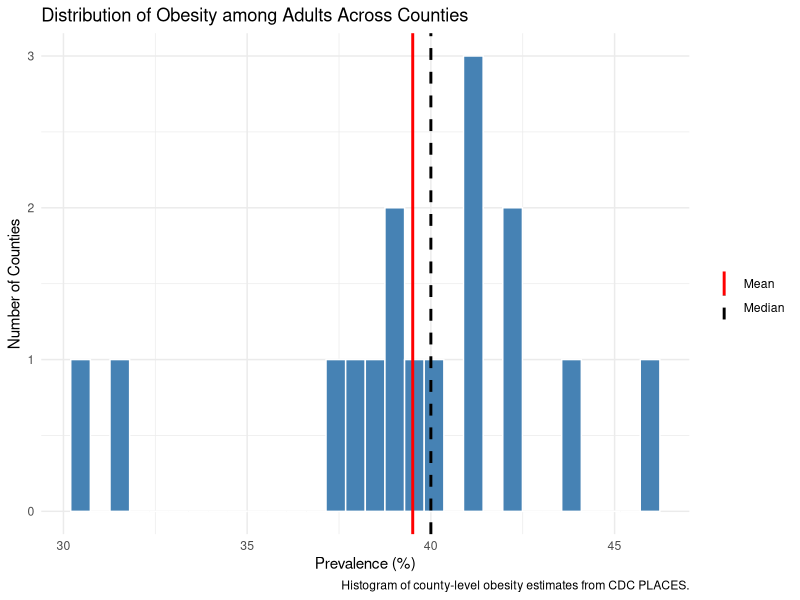
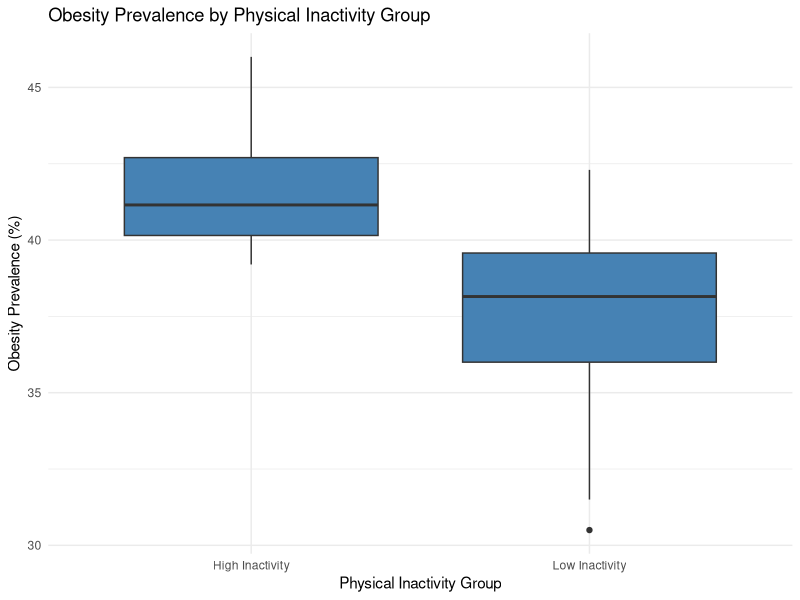
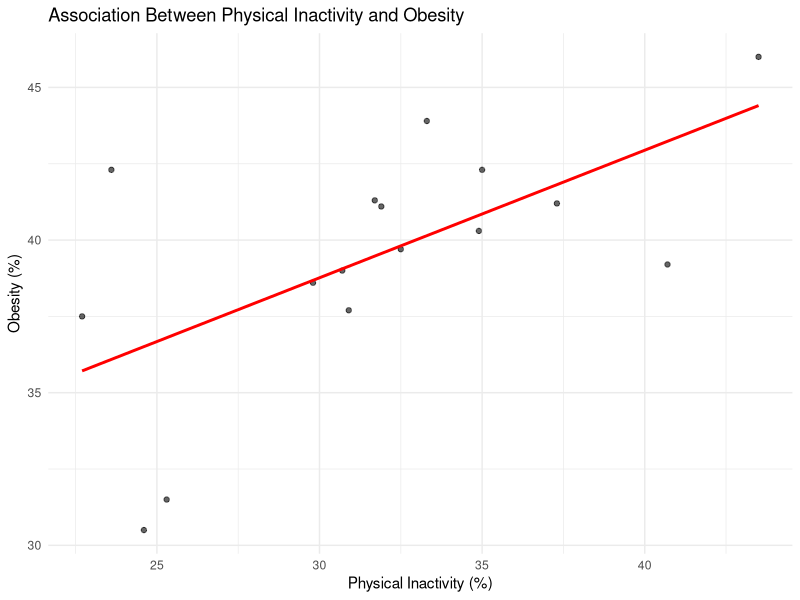
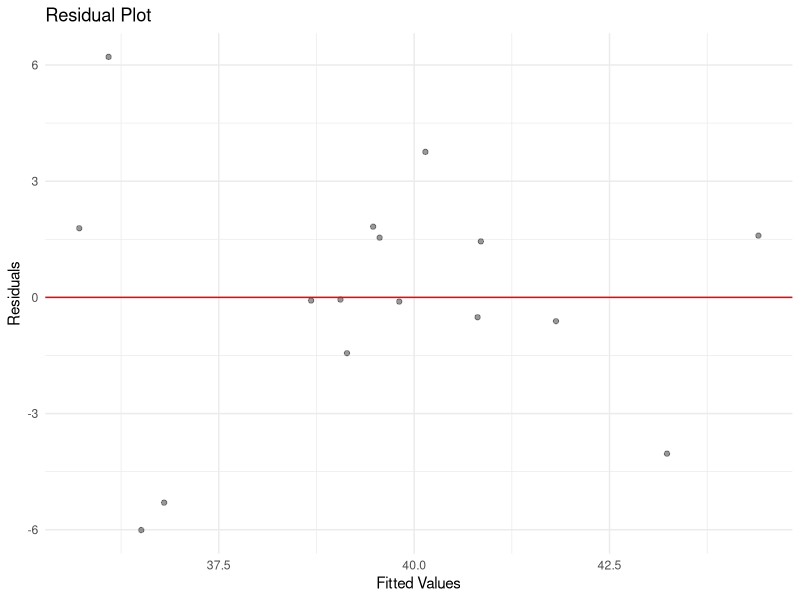
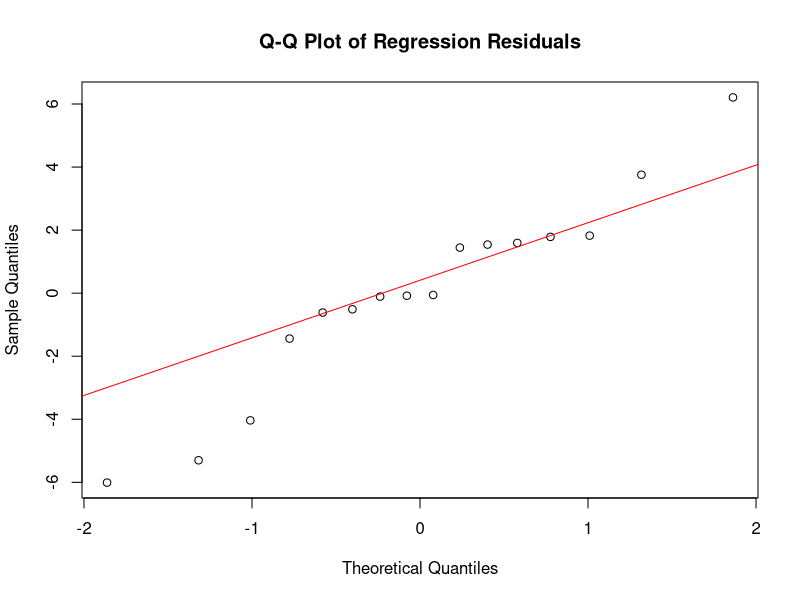
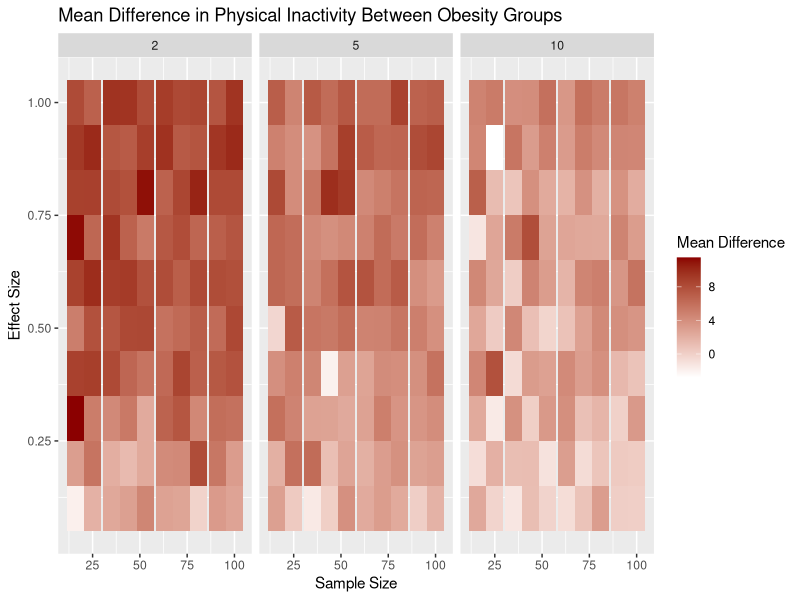

The R script that drew these images, in order:
## ---- chunk 1
knitr::opts_chunk$set(
  echo = TRUE,
  message = FALSE,
  warning = FALSE,
  fig.width = 6.5,
  fig.height = 4.5,
  fig.align = "center"
)
## ---- chunk 2
# Load packages
library(here)
library(ggplot2)
library(dplyr)
library(tidyr)
library(knitr)

# Load data
places_raw <- read.csv(
  here("data", "raw", "PLACES_sample.csv"),
  stringsAsFactors = FALSE
)

# Convert numeric columns safely
to_num <- function(x) {
  x <- trimws(as.character(x))
  x[x %in% c("", "NA", "NaN", "NULL")] <- NA
  suppressWarnings(as.numeric(x))
}

places_raw$Data_Value <- to_num(places_raw$Data_Value)
places_raw$Low_Confidence_Limit <- to_num(places_raw$Low_Confidence_Limit)
places_raw$High_Confidence_Limit <- to_num(places_raw$High_Confidence_Limit)
places_raw$TotalPopulation <- to_num(places_raw$TotalPopulation)
places_raw$Year <- to_num(places_raw$Year)

# Keep crude prevalence estimates from 2023
places_clean <- places_raw %>%
  filter(
    Data_Value_Type == "Crude prevalence",
    Year == 2023
  )

# Select obesity and physical inactivity measures
selected_long <- places_clean %>%
  filter(Measure %in% c(
    "Obesity among adults",
    "No leisure-time physical activity among adults"
  )) %>%
  select(
    StateAbbr,
    LocationName,
    Measure,
    Data_Value
  )

# Convert from long format to wide format
selected <- selected_long %>%
  pivot_wider(
    names_from = Measure,
    values_from = Data_Value,
    values_fn = mean
  ) %>%
  rename(
    State = StateAbbr,
    County = LocationName,
    Obesity = `Obesity among adults`,
    Physical_Inactivity = `No leisure-time physical activity among adults`
  ) %>%
  drop_na(Obesity, Physical_Inactivity)

# Create high/low physical inactivity group using the median
median_inactivity <- median(selected$Physical_Inactivity, na.rm = TRUE)

selected <- selected %>%
  mutate(
    Inactivity_Group = ifelse(
      Physical_Inactivity > median_inactivity,
      "High Inactivity",
      "Low Inactivity"
    )
  )

# Final sample size
n_counties <- nrow(selected)
n_counties
## ---- chunk 3
summary_table <- data.frame(
  Variable = c(
    "Adult obesity prevalence (%)",
    "Physical inactivity prevalence (%)"
  ),
  N = c(
    nrow(selected),
    nrow(selected)
  ),
  Mean = c(
    mean(selected$Obesity, na.rm = TRUE),
    mean(selected$Physical_Inactivity, na.rm = TRUE)
  ),
  SD = c(
    sd(selected$Obesity, na.rm = TRUE),
    sd(selected$Physical_Inactivity, na.rm = TRUE)
  ),
  Median = c(
    median(selected$Obesity, na.rm = TRUE),
    median(selected$Physical_Inactivity, na.rm = TRUE)
  ),
  Min = c(
    min(selected$Obesity, na.rm = TRUE),
    min(selected$Physical_Inactivity, na.rm = TRUE)
  ),
  Max = c(
    max(selected$Obesity, na.rm = TRUE),
    max(selected$Physical_Inactivity, na.rm = TRUE)
  )
)

kable(
  summary_table,
  digits = 2,
  caption = "Descriptive statistics for adult obesity and physical inactivity prevalence."
)
## ---- chunk 4
mean_val <- mean(selected$Obesity, na.rm = TRUE)
median_val <- median(selected$Obesity, na.rm = TRUE)

ggplot(selected, aes(x = Obesity)) +
  geom_histogram(bins = 30, fill = "steelblue", color = "white") +
  geom_vline(aes(xintercept = mean_val, color = "Mean"), linewidth = 1) +
  geom_vline(aes(xintercept = median_val, color = "Median"), linewidth = 1, linetype = "dashed") +
  scale_color_manual(values = c("Mean" = "red", "Median" = "black")) +
  labs(
    title = "Distribution of Obesity among Adults Across Counties",
    x = "Prevalence (%)",
    y = "Number of Counties",
    color = "",
    caption = "Histogram of county-level obesity estimates from CDC PLACES."
  ) +
  theme_minimal()
## ---- chunk 5
group_summary <- selected %>%
  group_by(Inactivity_Group) %>%
  summarise(
    N = n(),
    Mean_Obesity = mean(Obesity, na.rm = TRUE),
    SD = sd(Obesity, na.rm = TRUE),
    Median = median(Obesity, na.rm = TRUE),
    Min = min(Obesity, na.rm = TRUE),
    Max = max(Obesity, na.rm = TRUE),
    .groups = "drop"
  )

kable(
  group_summary,
  digits = 2,
  col.names = c(
    "Inactivity group",
    "N",
    "Mean obesity",
    "SD",
    "Median",
    "Min",
    "Max"
  ),
  caption = "Adult obesity prevalence by physical inactivity group."
)
## ---- chunk 6
ggplot(selected, aes(x = Inactivity_Group, y = Obesity)) +
  geom_boxplot(fill = "steelblue") +
  labs(
    title = "Obesity Prevalence by Physical Inactivity Group",
    x = "Physical Inactivity Group",
    y = "Obesity Prevalence (%)"
  ) +
  theme_minimal()
## ---- chunk 7
ggplot(selected, aes(x = Physical_Inactivity, y = Obesity)) +
  geom_point(alpha = 0.6) +
  geom_smooth(method = "lm", se = FALSE, color = "red") +
  labs(
    title = "Association Between Physical Inactivity and Obesity",
    x = "Physical Inactivity (%)",
    y = "Obesity (%)"
  ) +
  theme_minimal()
## ---- chunk 8
model <- lm(Obesity ~ Physical_Inactivity, data = selected)

model_summary <- summary(model)
coef_table <- summary(model)$coefficients
conf_int <- confint(model)

p_value_formatted <- ifelse(
  coef_table[, "Pr(>|t|)"] < 0.001,
  "<0.001",
  as.character(round(coef_table[, "Pr(>|t|)"], 3))
)

ci_formatted <- paste0(
  round(conf_int[, 1], 3),
  " to ",
  round(conf_int[, 2], 3)
)

regression_results <- data.frame(
  Term = c("Intercept", "Physical inactivity"),
  Estimate = round(coef_table[, "Estimate"], 3),
  `Standard error` = round(coef_table[, "Std. Error"], 3),
  `95% CI` = ci_formatted,
  `p-value` = p_value_formatted,
  row.names = NULL,
  check.names = FALSE
)

kable(
  regression_results,
  caption = "Linear regression results for adult obesity prevalence predicted by physical inactivity."
)

r_squared <- model_summary$r.squared
adj_r_squared <- model_summary$adj.r.squared
slope <- coef(model)[2]
p_value <- coef_table[2, "Pr(>|t|)"]

p_text <- ifelse(
  p_value < 0.001,
  "<0.001",
  as.character(round(p_value, 3))
)
## ---- chunk 9
ggplot(
  data.frame(
    Fitted = fitted(model),
    Residuals = resid(model)
  ),
  aes(x = Fitted, y = Residuals)
) +
  geom_point(alpha = 0.4) +
  geom_hline(yintercept = 0, color = "red") +
  labs(
    title = "Residual Plot",
    x = "Fitted Values",
    y = "Residuals"
  ) +
  theme_minimal()
## ---- chunk 10
qqnorm(
  resid(model),
  main = "Q-Q Plot of Regression Residuals",
  xlab = "Theoretical Quantiles",
  ylab = "Sample Quantiles"
)
qqline(
  resid(model),
  col = "red"
)
## ---- chunk 11
set.seed(123)

simulate_data <- function(effect_size, noise_sd, sample_size) {
  X <- rnorm(
    sample_size,
    mean = mean(selected$Physical_Inactivity, na.rm = TRUE),
    sd = sd(selected$Physical_Inactivity, na.rm = TRUE)
  )
  
  epsilon <- rnorm(sample_size, mean = 0, sd = noise_sd)
  Y <- effect_size * X + 10 + epsilon
  
  sim_data <- data.frame(
    Physical_Inactivity = X,
    Obesity = Y
  )
  
  summary_stats <- sim_data %>%
    mutate(
      Obesity_Group = ifelse(
        Obesity > median(Obesity),
        "High_Obesity",
        "Low_Obesity"
      )
    ) %>%
    group_by(Obesity_Group) %>%
    summarise(
      Q1_Inactivity = quantile(Physical_Inactivity, 0.25),
      Median_Inactivity = median(Physical_Inactivity),
      Q3_Inactivity = quantile(Physical_Inactivity, 0.75),
      Mean_Inactivity = mean(Physical_Inactivity),
      .groups = "drop"
    )
  
  return(list(data = sim_data, summary = summary_stats))
}

actual_n <- nrow(selected)

effect_sizes <- seq(0.1, 1, length.out = 10)
sample_sizes <- unique(round(seq(100, actual_n, length.out = 10)))
noise_levels <- c(2, 5, 10)

param_grid <- expand.grid(
  effect_size = effect_sizes,
  sample_size = sample_sizes,
  noise_level = noise_levels
)

results <- vector("list", nrow(param_grid))

for (i in 1:nrow(param_grid)) {
  sim <- simulate_data(
    effect_size = param_grid$effect_size[i],
    noise_sd = param_grid$noise_level[i],
    sample_size = param_grid$sample_size[i]
  )
  
  results[[i]] <- list(
    parameters = param_grid[i, ],
    simulated_data = sim$data,
    summary_stats = sim$summary
  )
}

combined_summary <- do.call(
  rbind,
  lapply(results, function(res) {
    high <- res$summary %>%
      filter(Obesity_Group == "High_Obesity") %>%
      pull(Mean_Inactivity)
    
    low <- res$summary %>%
      filter(Obesity_Group == "Low_Obesity") %>%
      pull(Mean_Inactivity)
    
    data.frame(
      effect_size = res$parameters$effect_size,
      sample_size = res$parameters$sample_size,
      noise_level = res$parameters$noise_level,
      Mean_Difference = high - low
    )
  })
)
## ---- chunk 12
ggplot(combined_summary,
       aes(x = sample_size,
           y = effect_size,
           fill = Mean_Difference)) +
  geom_tile() +
  facet_wrap(~noise_level) +
  labs(
    title = "Mean Difference in Physical Inactivity Between Obesity Groups",
    x = "Sample Size",
    y = "Effect Size",
    fill = "Mean Difference"
  ) +
  scale_fill_gradient(low = "white", high = "darkred")
